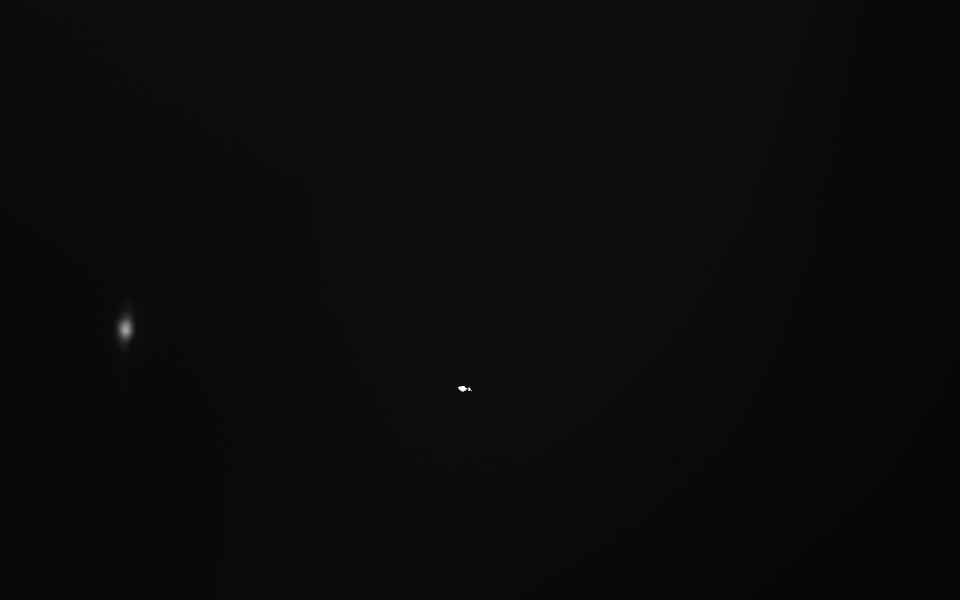
%> input picture NIR Beam Profile/07_10_26/beamprofile/Spot2_Image__2026-07-10__10-26-55.png, 1920 x 1200 px (shown at 1/2 size); its folder holds only this picture in this run
$ octave BeamProfile.m   (GNU Octave 9; MATLAB toolbox functions it lacks are replaced by stand-ins)
%> lines starting %> are read from the running program, lines starting %| are printed output that depends on the picture; in (x1, y1, x2, y2) boxes, pixels count from 0 and x2, y2 are one past the last pixel; in counts of white or black regions, pixels touching at a corner belong together; the program's own positions count from 1
clc; clear; close all;
set(groot, 'DefaultAxesFontSize', 16, 'DefaultTextFontSize', 16, ...
    'DefaultLegendFontSize', 16, 'DefaultColorbarFontSize', 16);

% === Beam profile analysis for BaF2 07_10_26 ===
% baseFolder = "C:\Users\Faculty\OneDrive - The City University of New York\Tasks\BNL2026\LIDT2026\NIR Beam Profile\08_03_26";
baseFolder = 'D:\OneDrive - The City University of New York\Tasks\BNL2026\LIDT2026\NIR Beam Profile\07_30_25';

folderPath = fullfile(baseFolder, "beamprofile");
bgPath = fullfile(baseFolder, "Image__2025-07-30__10-12-19 ZnSe bg.tiff");

pixel_size_um = 5.86;
thresholdFraction = exp(-2); % 1/e^2 of the maximum signal
roiHalfSize_px = 100;
% CODEX MODIFICATION START: search the full image for the beam center
beamSearchColumnFraction = 1.0;
% CODEX MODIFICATION END: search the full image for the beam center
profileDisplayFraction = 0.25;

if ~isfolder(folderPath)
    error("Beam profile folder not found: %s", folderPath);
end

if isfile(bgPath)
    bgRaw = imread(bgPath);
    bgData = imageToDoubleGray(bgRaw);
else
    warning("Background image not found. Using local ROI background estimate instead: %s", bgPath);
    bgData = [];
end

imageFiles = [
    dir(fullfile(folderPath, "*.png"));
    dir(fullfile(folderPath, "*.tif"));
    dir(fullfile(folderPath, "*.tiff"))
];

if isempty(imageFiles)
    error("No image files found in: %s", folderPath);
end

[~, sortIdx] = sort(lower(string({imageFiles.name})));
imageFiles = imageFiles(sortIdx);

N = numel(imageFiles);
cols = ceil(sqrt(N));
rows = ceil(N / cols);

beamFig = figure( ...
    'Name', 'BaF2 Beam Profiles', ...
    'Color', 'w', ...
    'Position', [200, 100, 1400, 800]);

beam3dFig = figure( ...
    'Name', 'BaF2 Beam Profiles 3D', ...
    'Color', 'w', ...
    'Position', [250, 120, 1400, 800]);

for i = 1:N
    imagePath = fullfile(imageFiles(i).folder, imageFiles(i).name);
    imgRaw = imread(imagePath);
%> imgRaw is the input picture: size 1200x1920 uint8; min 4, max 255, mean 10.4
    imgData = imageToDoubleGray(imgRaw);

    detectionData = subtractBackgroundIfSameSize(imgData, bgData);
%> in subtractLocalBackground, `borderMask(1:borderWidth, :) = true;`:
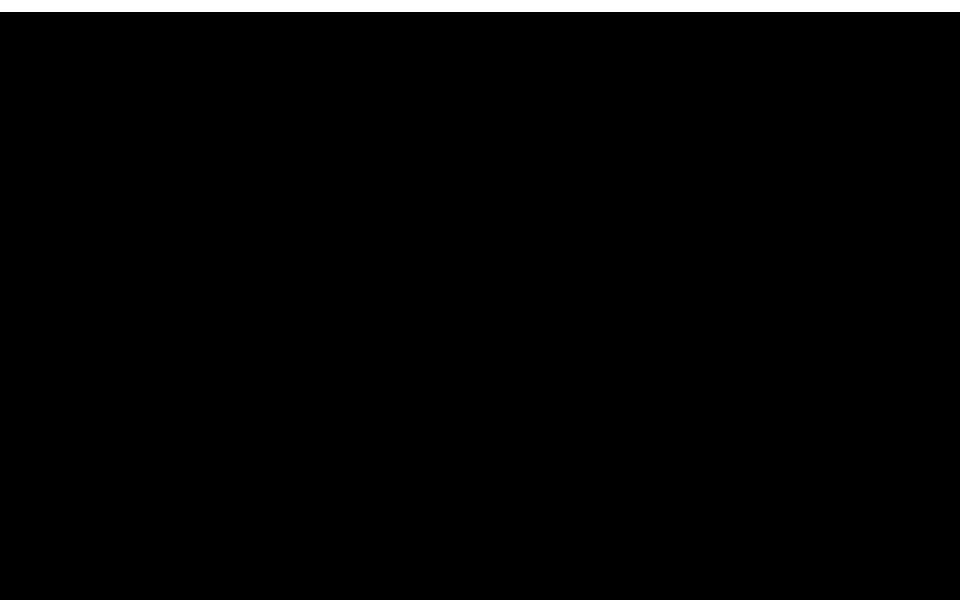
%> borderMask: size 1200x1920 logical (shown at 1/2 size); 2% white; 1 white region, box (x1, y1, x2, y2) and area: (0, 0, 1920, 24) 46080
%> in subtractLocalBackground, `borderMask(:, end-borderWidth+1:end) = true;`:
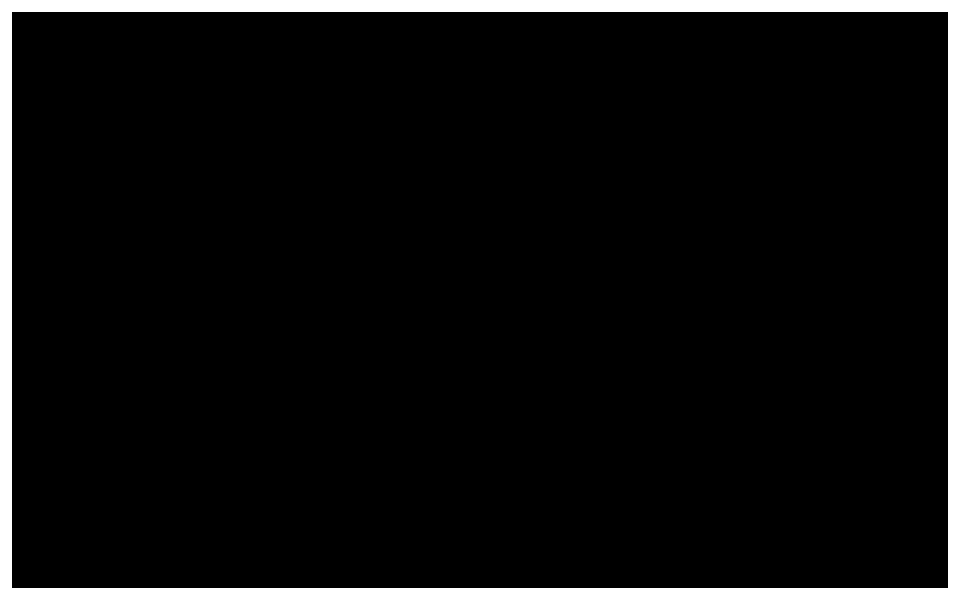
%> borderMask: size 1200x1920 logical (shown at 1/2 size); 6.4% white; 1 white region, box (x1, y1, x2, y2) and area: (0, 0, 1920, 1200) 147456
%> in subtractLocalBackground, `bgLevel = median(imgData(borderMask), "all");`: bgLevel = 0.0353
    if max(detectionData(:)) <= 0
        detectionData = subtractLocalBackground(imgData);
    end
    if max(detectionData(:)) <= 0
        detectionData = imgData - min(imgData(:), [], "all");
    end
    [roiRows, roiCols] = findBeamRoi(detectionData, roiHalfSize_px, beamSearchColumnFraction);
%> in findBeamRoi, `maxVal = max(searchData(:));`: maxVal = 0.487
%> in findBeamRoi, `[~, maxIdx] = max(searchData(:));`: maxIdx = 301859
%> in findBeamRoi, `[rowCenter, colCenter] = ind2sub(size(searchData), maxIdx);`: rowCenter = 659; colCenter = 252
%> in findBeamRoi, `rowStart = max(1, floor(rowCenter - halfSize));`: rowStart = 559
%> in findBeamRoi, `rowEnd = min(numRows, ceil(rowCenter + halfSize));`: rowEnd = 759
%> in findBeamRoi, `colStart = max(1, floor(colCenter - halfSize));`: colStart = 152
%> in findBeamRoi, `colEnd = min(numCols, ceil(colCenter + halfSize));`: colEnd = 352
%> in findBeamRoi, `roiRows = rowStart:rowEnd;`: roiRows = 201 values from 559 to 759
%> in findBeamRoi, `roiCols = colStart:colEnd;`: roiCols = 201 values from 152 to 352
%> roiRows = 201 values from 559 to 759; roiCols = 201 values from 152 to 352

    imgCrop = imgData(roiRows, roiCols);
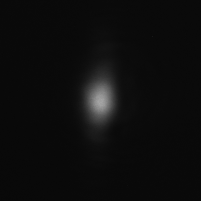
%> imgCrop: size 201x201 double; min 0.0314, max 0.651, mean 0.0512
    if ~isempty(bgData) && isequal(size(imgData), size(bgData))
        bgCrop = bgData(roiRows, roiCols);
        imgDouble = imgCrop - bgCrop;
    else
        imgDouble = subtractLocalBackground(imgCrop);
%> in subtractLocalBackground (call 2), `borderMask(1:borderWidth, :) = true;`: borderMask: size 201x201 logical; 2.5% white; 1 white region, box (x1, y1, x2, y2) and area: (0, 0, 201, 5) 1005
%> in subtractLocalBackground (call 2), `borderMask(:, end-borderWidth+1:end) = true;`:
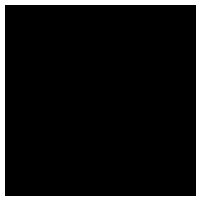
%> borderMask: size 201x201 logical; 9.7% white; 1 white region, box (x1, y1, x2, y2) and area: (0, 0, 201, 201) 3920
%> in subtractLocalBackground (call 2), `bgLevel = median(imgData(borderMask), "all");`: bgLevel = 0.0353
%> in subtractLocalBackground (call 2), `imgSub = imgData - bgLevel;`:
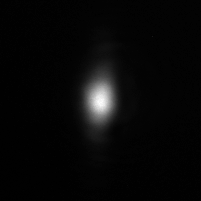
%> imgSub: size 201x201 double; min -0.00392, max 0.616, mean 0.0159; drawn with min black and max white
%> in subtractLocalBackground (call 2), `imgSub(imgSub < 0) = 0;`: imgSub: size 201x201 double; 1.96% of pixels changed, all inside (x1, y1, x2, y2) = (0, 5, 199, 201)
    end
    imgDouble(imgDouble < 0) = 0;

    maxVal = max(imgDouble(:));
%> maxVal = 0.616
    if maxVal <= 0
        warning("No positive signal after background subtraction. Skipping: %s", imageFiles(i).name);
        continue;
    end

    threshold = maxVal * thresholdFraction;
%> threshold = 0.0833
    beamMask = imgDouble >= threshold;
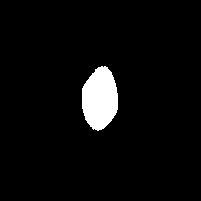
%> beamMask: size 201x201 logical; 4.4% white; 1 white region, box (x1, y1, x2, y2) and area: (82, 66, 118, 131) 1774
    cc = bwconncomp(beamMask);
%> cc = 1 connected component
    stats = regionprops(cc, 'Area', 'Centroid');
%> stats = 1 region; Area and Centroid: 1774 [100.6 99.3]

    if isempty(stats)
        warning("No region detected. Skipping: %s", imageFiles(i).name);
        continue;
    end

    [~, idx] = max([stats.Area]);
%> idx = 1
    componentMask = false(size(imgDouble));
    componentMask(cc.PixelIdxList{idx}) = true;

    [~, peakIdx] = max(imgDouble(:));
%> peakIdx = 20003
    [measureRowIdx, measureColIdx] = ind2sub(size(imgDouble), peakIdx);
%> measureRowIdx = 104; measureColIdx = 100

    [rows_img, cols_img] = size(imgDouble);
%> rows_img = 201; cols_img = 201
    x_um = (0:cols_img-1) * pixel_size_um;
%> x_um = 201 values from 0 to 1172
    y_um = (0:rows_img-1) * pixel_size_um;
%> y_um = 201 values from 0 to 1172
    xrange = [x_um(1), x_um(end)];
%> xrange = [0 1172]
    yrange = [y_um(1), y_um(end)];
%> yrange = [0 1172]

    figure(beamFig);
    subplot(rows, cols, i);
    imagesc(x_um, y_um, imgDouble);
    axis image;
    colormap(gca, jet);
    set(gca, 'YDir', 'normal');
    hold on;

    contour(x_um, y_um, imgDouble, [threshold threshold], ...
            'y', 'LineWidth', 2.5);

    ax = gca;
    hYProfile = plot(ax, nan, nan, 'r', 'LineWidth', 1.4);
    hXProfile = plot(ax, nan, nan, 'r', 'LineWidth', 1.4);
    hYLow = yline(ax, y_um(measureRowIdx), '--y', 'LineWidth', 1);
    hYHigh = yline(ax, y_um(measureRowIdx), '--y', 'LineWidth', 1);
    hXLow = xline(ax, x_um(measureColIdx), '--y', 'LineWidth', 1);
    hXHigh = xline(ax, x_um(measureColIdx), '--y', 'LineWidth', 1);
    hMeasureX = plot(ax, [x_um(measureColIdx), x_um(measureColIdx)], yrange, ...
                     '--', 'Color', [0, 1, 1], 'LineWidth', 1.2, ...
                     'HitTest', 'on', 'PickableParts', 'all');
    hMeasureY = plot(ax, xrange, [y_um(measureRowIdx), y_um(measureRowIdx)], ...
                     '--', 'Color', [0, 1, 1], 'LineWidth', 1.2, ...
                     'HitTest', 'on', 'PickableParts', 'all');
    hDiameterText = text(ax, xrange(1) + 0.05*diff(xrange), ...
                         yrange(2) - 0.10*diff(yrange), ...
                         '', ...
                         'Color', 'w', ...
                         'FontSize', 16, ...
                         'FontWeight', 'bold', ...
                         'Interpreter', 'tex');

    cursorData = struct( ...
        'imgDouble', imgDouble, ...
        'x_um', x_um, ...
        'y_um', y_um, ...
        'xrange', xrange, ...
        'yrange', yrange, ...
        'pixel_size_um', pixel_size_um, ...
        'profileDisplayFraction', profileDisplayFraction, ...
        'measureRowIdx', measureRowIdx, ...
        'measureColIdx', measureColIdx, ...
        'hYProfile', hYProfile, ...
        'hXProfile', hXProfile, ...
        'hYLow', hYLow, ...
        'hYHigh', hYHigh, ...
        'hXLow', hXLow, ...
        'hXHigh', hXHigh, ...
        'hMeasureX', hMeasureX, ...
        'hMeasureY', hMeasureY, ...
        'hDiameterText', hDiameterText, ...
        'dragDirection', '');
    setappdata(ax, 'MeasureCursorData', cursorData);
    updateMeasureProfiles(ax);
    set(hMeasureX, 'ButtonDownFcn', @(~, ~) startMeasureCursorDrag(beamFig, ax, 'x'));
    set(hMeasureY, 'ButtonDownFcn', @(~, ~) startMeasureCursorDrag(beamFig, ax, 'y'));

    title(imageFiles(i).name, 'Interpreter', 'none', 'FontWeight', 'bold', 'FontSize', 16);
    xlabel('X (\mum)', 'Interpreter', 'tex');
    ylabel('Y (\mum)', 'Interpreter', 'tex');
    xlim(xrange);
    ylim(yrange);
    colorbar;
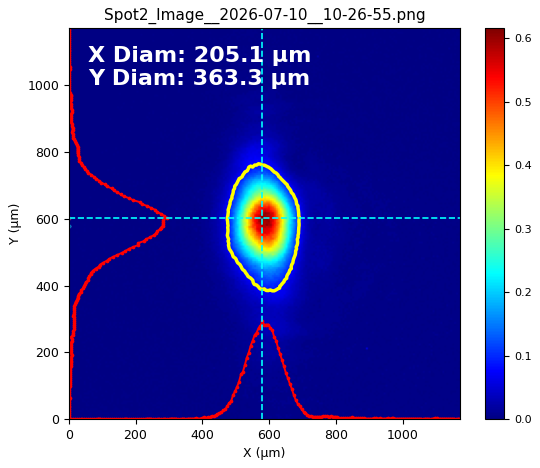
%> figure redrawn from the program's plot data

    figure(beam3dFig);
    subplot(rows, cols, i);
    surf(x_um, y_um, imgDouble, 'EdgeColor', 'none');
    shading interp;
    colormap(gca, jet);
    hold on;
    contour3(x_um, y_um, imgDouble, [threshold threshold], ...
             'y', 'LineWidth', 2.5);
    view(45, 35);
    axis tight;
    grid on;
    title(imageFiles(i).name, 'Interpreter', 'none', 'FontWeight', 'bold', 'FontSize', 16);
    xlabel('X (\mum)', 'Interpreter', 'tex');
    ylabel('Y (\mum)', 'Interpreter', 'tex');
    zlabel('Signal (a.u.)');
    colorbar;
end

% [46 lines left out: functions startMeasureCursorDrag, dragMeasureCursor, stopMeasureCursorDrag, not called in this run]

function updateMeasureProfiles(ax)
    cursorData = getappdata(ax, 'MeasureCursorData');

    xProfile = cursorData.imgDouble(cursorData.measureRowIdx, :);
    yProfile = cursorData.imgDouble(:, cursorData.measureColIdx);

    xZoomIdx = find(cursorData.x_um >= cursorData.xrange(1) & cursorData.x_um <= cursorData.xrange(2));
    yZoomIdx = find(cursorData.y_um >= cursorData.yrange(1) & cursorData.y_um <= cursorData.yrange(2));

    if ~isempty(xZoomIdx)
        xProfile_crop = xProfile(xZoomIdx);
        xProfile_plot = xProfile_crop - min(xProfile_crop);
        if max(xProfile_plot) > 0
            xProfile_scaled = xProfile_plot / max(xProfile_plot) * diff(cursorData.yrange) * cursorData.profileDisplayFraction;
        else
            xProfile_scaled = zeros(size(xProfile_plot));
        end
        set(cursorData.hXProfile, ...
            'XData', cursorData.x_um(xZoomIdx), ...
            'YData', cursorData.yrange(1) + xProfile_scaled);
    end

    if ~isempty(yZoomIdx)
        yProfile_crop = yProfile(yZoomIdx);
        yProfile_plot = yProfile_crop - min(yProfile_crop);
        if max(yProfile_plot) > 0
            yProfile_scaled = yProfile_plot / max(yProfile_plot) * diff(cursorData.xrange) * cursorData.profileDisplayFraction;
        else
            yProfile_scaled = zeros(size(yProfile_plot));
        end
        set(cursorData.hYProfile, ...
            'XData', cursorData.xrange(1) + yProfile_scaled, ...
            'YData', cursorData.y_um(yZoomIdx));
    end

    [xCross, xDiameter_um] = findProfileDiameter(xProfile, cursorData.pixel_size_um);
    [yCross, yDiameter_um] = findProfileDiameter(yProfile, cursorData.pixel_size_um);

    set(cursorData.hXLow, 'Value', cursorData.x_um(xCross(1)));
    set(cursorData.hXHigh, 'Value', cursorData.x_um(xCross(end)));
    set(cursorData.hYLow, 'Value', cursorData.y_um(yCross(1)));
    set(cursorData.hYHigh, 'Value', cursorData.y_um(yCross(end)));

    if isnan(xDiameter_um)
        xDiameterText = 'X Diam: N/A';
    else
        xDiameterText = sprintf('X Diam: %.1f \\mum', xDiameter_um);
    end

    if isnan(yDiameter_um)
        yDiameterText = 'Y Diam: N/A';
    else
        yDiameterText = sprintf('Y Diam: %.1f \\mum', yDiameter_um);
    end

    diameterText = sprintf('%s\n%s', xDiameterText, yDiameterText);
    set(cursorData.hDiameterText, 'String', diameterText);
end

function [crossIdx, diameter_um] = findProfileDiameter(profile, pixel_size_um)
    profilePeak = max(profile);
    if profilePeak <= 0
        crossIdx = [1, numel(profile)];
        diameter_um = NaN;
        return;
    end

    profileThresh = profilePeak * exp(-2);
    crossIdx = find(profile >= profileThresh);
    if isempty(crossIdx)
        crossIdx = [1, numel(profile)];
        diameter_um = NaN;
        return;
    end

    diameter_um = (crossIdx(end) - crossIdx(1)) * pixel_size_um;
end

function imgData = imageToDoubleGray(imgRaw)
    imgData = im2double(imgRaw);
    if ndims(imgData) == 3
        imgData = rgb2gray(imgData);
    end
end

function corrected = subtractBackgroundIfSameSize(imgData, bgData)
    if ~isempty(bgData) && isequal(size(imgData), size(bgData))
        corrected = imgData - bgData;
        corrected(corrected < 0) = 0;
    else
        corrected = subtractLocalBackground(imgData);
    end
end

function imgSub = subtractLocalBackground(imgData)
    borderWidth = max(5, round(0.02 * min(size(imgData))));
    borderMask = false(size(imgData));
    borderMask(1:borderWidth, :) = true;
    borderMask(end-borderWidth+1:end, :) = true;
    borderMask(:, 1:borderWidth) = true;
    borderMask(:, end-borderWidth+1:end) = true;
    bgLevel = median(imgData(borderMask), "all");
    imgSub = imgData - bgLevel;
    imgSub(imgSub < 0) = 0;
end

function [roiRows, roiCols] = findBeamRoi(imgData, halfSize, searchColumnFraction)
    [numRows, numCols] = size(imgData);

    smoothData = imgaussfilt(imgData, 6);
    % CODEX MODIFICATION START: use full-frame search when requested
    if searchColumnFraction >= 1
        searchData = smoothData;
    else
        searchCols = 1:max(1, round(numCols * searchColumnFraction));
        searchData = zeros(size(smoothData));
        searchData(:, searchCols) = smoothData(:, searchCols);
    end
    % CODEX MODIFICATION END: use full-frame search when requested

    maxVal = max(searchData(:));
    if maxVal <= 0
        searchData = smoothData;
        maxVal = max(searchData(:));
    end
    if maxVal <= 0
        searchData = imgData - min(imgData(:), [], "all");
        maxVal = max(searchData(:));
    end
    if maxVal <= 0
        rowCenter = round(numRows / 2);
        colCenter = round(numCols / 2);
    else
        [~, maxIdx] = max(searchData(:));
        [rowCenter, colCenter] = ind2sub(size(searchData), maxIdx);
    end

    rowStart = max(1, floor(rowCenter - halfSize));
    rowEnd = min(numRows, ceil(rowCenter + halfSize));
    colStart = max(1, floor(colCenter - halfSize));
    colEnd = min(numCols, ceil(colCenter + halfSize));

    roiRows = rowStart:rowEnd;
    roiCols = colStart:colEnd;
end

$ run again, on NIR Beam Profile/07_10_26/beamprofile/spot4_Image__2026-07-10__10-34-10.png
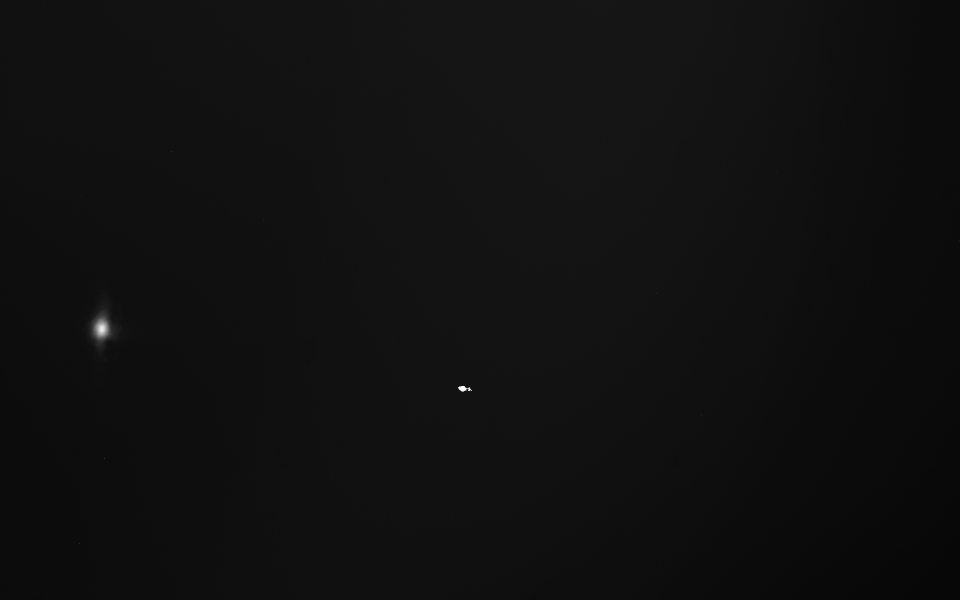
%> input picture NIR Beam Profile/07_10_26/beamprofile/spot4_Image__2026-07-10__10-34-10.png, 1920 x 1200 px (shown at 1/2 size)
%> imgRaw is the input picture: size 1200x1920 uint8; min 6, max 255, mean 15.9
%> bgLevel = 0.0549
%> in findBeamRoi, `maxVal = max(searchData(:));`: maxVal = 0.693
%> maxIdx = 244258
%> rowCenter = 658; colCenter = 204
%> rowStart = 558
%> rowEnd = 758
%> colStart = 104
%> colEnd = 304
%> in findBeamRoi, `roiRows = rowStart:rowEnd;`: roiRows = 201 values from 558 to 758
%> in findBeamRoi, `roiCols = colStart:colEnd;`: roiCols = 201 values from 104 to 304
%> `[roiRows, roiCols] = findBeamRoi(detectionData, roiHalfSize_px, beamSe..`: roiRows = 201 values from 558 to 758; roiCols = 201 values from 104 to 304
%> `maxVal = max(imgDouble(:));`: maxVal = 0.886
%> threshold = 0.12
%> `beamMask = imgDouble >= threshold;`:
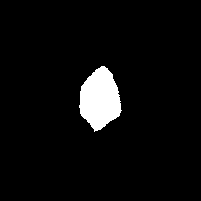
%> beamMask: size 201x201 logical; 4.7% white; 1 white region, box (x1, y1, x2, y2) and area: (79, 66, 122, 132) 1919
%> cc = 1 connected component
%> stats = 1 region; Area and Centroid: 1919 [100.5 99.7]
%> idx = 1
%> peakIdx = 20205
%> measureRowIdx = 105; measureColIdx = 101
%> `colorbar;`:
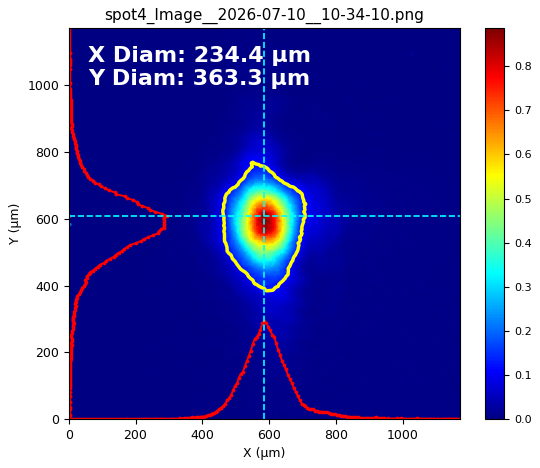
%> figure redrawn from the program's plot data
